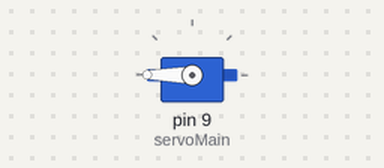
A sketch run on a simulated Arduino Uno, built with avr-gcc and run on an emulated ATmega328P. Parts: servo.

Above: at 2.05 s.
Timing chart, 0 to 6.6 s (numbered marks = the images above):
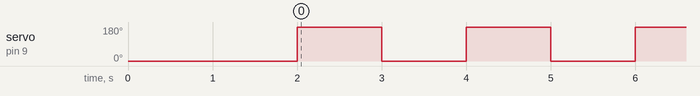

Measured:
- by itself, servo on pin 9 (servoMain): alternates 180° for 1.0 s and 0° for 1.0 s

The sketch:

Main.ino
```cpp
/*
  Created by: Evan St-Pierre
  Created on: Sept 2023
  Rotates a servo 90 degrees
*/

#include <Servo.h>

Servo servoMain;

void setup() {
  servoMain.attach(9);
  servoMain.write(0);
  delay(2000);

}

void loop() {

  servoMain.write(180);
    delay(1000);
  servoMain.write(0);
    delay(1000);

}
```
